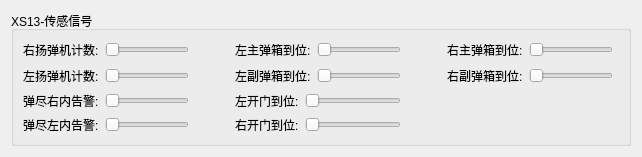
           <widget class="QWidget" name="page_9">
            <layout class="QGridLayout" name="gridLayout_17">
             <item row="0" column="0">
              <widget class="QGroupBox" name="groupBox_10">
               <property name="title">
                <string>XS13-传感信号</string>
               </property>
               <layout class="QGridLayout" name="gridLayout_22">
                <item row="0" column="0">
                 <layout class="QGridLayout" name="gridLayout_21">
                  <item row="0" column="0">
                   <layout class="QHBoxLayout" name="horizontalLayout_8">
                    <item>
                     <widget class="QLabel" name="label_100">
                      <property name="text">
                       <string>右扬弹机计数:</string>
                      </property>
                     </widget>
                    </item>
                    <item>
                     <widget class="QSlider" name="horizontalSlider_5">
                      <property name="orientation">
                       <enum>Qt::Horizontal</enum>
                      </property>
                     </widget>
                    </item>
                   </layout>
                  </item>
                  <item row="0" column="2">
                   <layout class="QHBoxLayout" name="horizontalLayout_12">
                    <item>
                     <widget class="QLabel" name="label_107">
                      <property name="text">
                       <string>左主弹箱到位:</string>
                      </property>
                     </widget>
                    </item>
                    <item>
                     <widget class="QSlider" name="horizontalSlider_9">
                      <property name="orientation">
                       <enum>Qt::Horizontal</enum>
                      </property>
                     </widget>
                    </item>
                   </layout>
                  </item>
                  <item row="1" column="0">
                   <layout class="QHBoxLayout" name="horizontalLayout_9">
                    <item>
                     <widget class="QLabel" name="label_104">
                      <property name="text">
                       <string>左扬弹机计数:</string>
                      </property>
                     </widget>
                    </item>
                    <item>
                     <widget class="QSlider" name="horizontalSlider_6">
                      <property name="orientation">
                       <enum>Qt::Horizontal</enum>
                      </property>
                     </widget>
                    </item>
                   </layout>
                  </item>
                  <item row="0" column="4">
                   <layout class="QHBoxLayout" name="horizontalLayout_15">
                    <item>
                     <widget class="QLabel" name="label_110">
                      <property name="text">
                       <string>右主弹箱到位:</string>
                      </property>
                     </widget>
                    </item>
                    <item>
                     <widget class="QSlider" name="horizontalSlider_12">
                      <property name="orientation">
                       <enum>Qt::Horizontal</enum>
                      </property>
                     </widget>
                    </item>
                   </layout>
                  </item>
                  <item row="1" column="2">
                   <layout class="QHBoxLayout" name="horizontalLayout_13">
                    <item>
                     <widget class="QLabel" name="label_108">
                      <property name="text">
                       <string>左副弹箱到位:</string>
                      </property>
                     </widget>
                    </item>
                    <item>
                     <widget class="QSlider" name="horizontalSlider_10">
                      <property name="orientation">
                       <enum>Qt::Horizontal</enum>
                      </property>
                     </widget>
                    </item>
                   </layout>
                  </item>
                  <item row="2" column="2">
                   <layout class="QHBoxLayout" name="horizontalLayout_14">
                    <item>
                     <widget class="QLabel" name="label_109">
                      <property name="text">
                       <string>左开门到位:</string>
                      </property>
                     </widget>
                    </item>
                    <item>
                     <widget class="QSlider" name="horizontalSlider_11">
                      <property name="orientation">
                       <enum>Qt::Horizontal</enum>
                      </property>
                     </widget>
                    </item>
                   </layout>
                  </item>
                  <item row="1" column="4">
                   <layout class="QHBoxLayout" name="horizontalLayout_16">
                    <item>
                     <widget class="QLabel" name="label_111">
                      <property name="text">
                       <string>右副弹箱到位:</string>
                      </property>
                     </widget>
                    </item>
                    <item>
                     <widget class="QSlider" name="horizontalSlider_13">
                      <property name="orientation">
                       <enum>Qt::Horizontal</enum>
                      </property>
                     </widget>
                    </item>
                   </layout>
                  </item>
                  <item row="2" column="0">
                   <layout class="QHBoxLayout" name="horizontalLayout_10">
                    <item>
                     <widget class="QLabel" name="label_105">
                      <property name="text">
                       <string>弹尽右内告警:</string>
                      </property>
                     </widget>
                    </item>
                    <item>
                     <widget class="QSlider" name="horizontalSlider_7">
                      <property name="orientation">
                       <enum>Qt::Horizontal</enum>
                      </property>
                     </widget>
                    </item>
                   </layout>
                  </item>
                  <item row="3" column="2">
                   <layout class="QHBoxLayout" name="horizontalLayout_17">
                    <item>
                     <widget class="QLabel" name="label_112">
                      <property name="text">
                       <string>右开门到位:</string>
                      </property>
                     </widget>
                    </item>
                    <item>
                     <widget class="QSlider" name="horizontalSlider_14">
                      <property name="orientation">
                       <enum>Qt::Horizontal</enum>
                      </property>
                     </widget>
                    </item>
                   </layout>
                  </item>
                  <item row="3" column="0">
                   <layout class="QHBoxLayout" name="horizontalLayout_11">
                    <item>
                     <widget class="QLabel" name="label_106">
                      <property name="text">
                       <string>弹尽左内告警:</string>
                      </property>
                     </widget>
                    </item>
                    <item>
                     <widget class="QSlider" name="horizontalSlider_8">
                      <property name="orientation">
                       <enum>Qt::Horizontal</enum>
                      </property>
                     </widget>
                    </item>
                   </layout>
                  </item>
                  <item row="0" column="1">
                   <spacer name="horizontalSpacer_7">
                    <property name="orientation">
                     <enum>Qt::Horizontal</enum>
                    </property>
                    <property name="sizeHint" stdset="0">
                     <size>
                      <width>40</width>
                      <height>20</height>
                     </size>
                    </property>
                   </spacer>
                  </item>
                  <item row="1" column="3">
                   <spacer name="horizontalSpacer_11">
                    <property name="orientation">
                     <enum>Qt::Horizontal</enum>
                    </property>
                    <property name="sizeHint" stdset="0">
                     <size>
                      <width>40</width>
                      <height>20</height>
                     </size>
                    </property>
                   </spacer>
                  </item>
                 </layout>
                </item>
                <item row="0" column="1">
                 <widget class="QCustomPlot" name="widget_88" native="true">
                  <property name="sizePolicy">
                   <sizepolicy hsizetype="Expanding" vsizetype="Expanding">
                    <horstretch>0</horstretch>
                    <verstretch>0</verstretch>
                   </sizepolicy>
                  </property>
                 </widget>
                </item>
               </layout>
              </widget>
             </item>
            </layout>
           </widget>
